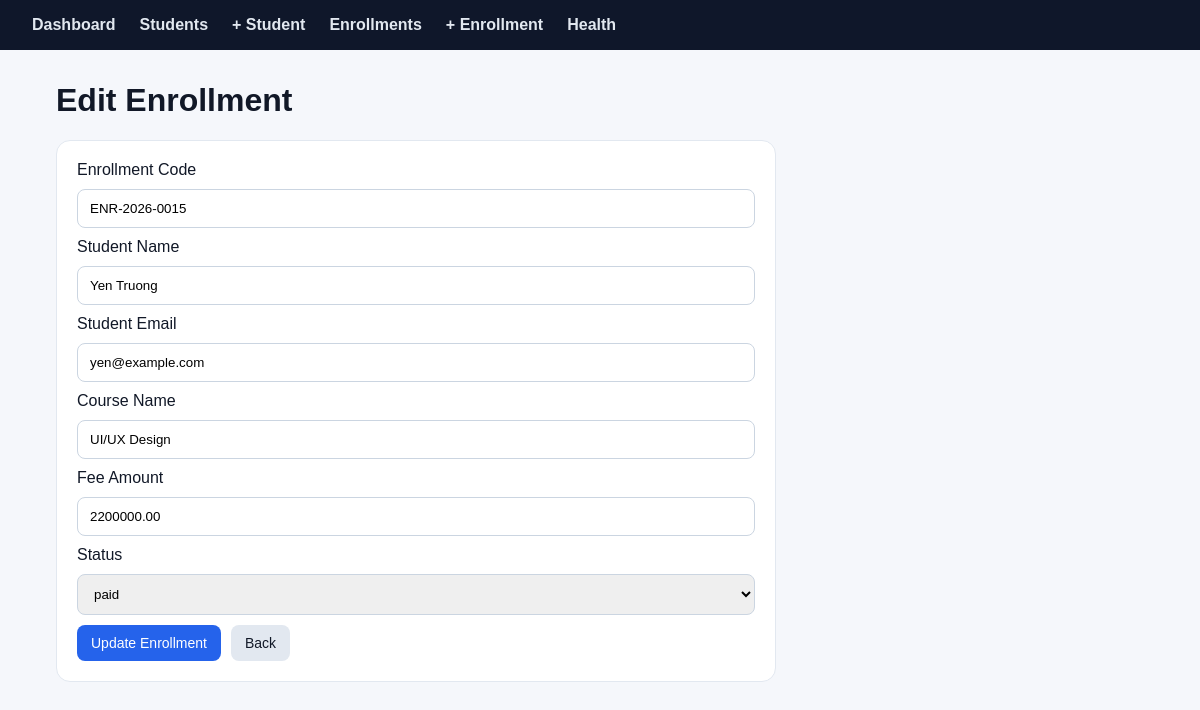
The page /enrollments/edit?id=15 on the database its author committed.
### tables this page shows
CREATE TABLE enrollments (
  id INT AUTO_INCREMENT PRIMARY KEY,
  enrollment_code VARCHAR(50) NOT NULL,
  student_name VARCHAR(100) NOT NULL,
  student_email VARCHAR(150),
  course_name VARCHAR(150) NOT NULL,
  fee_amount DECIMAL(12,2) NOT NULL DEFAULT 0,
  status VARCHAR(30) NOT NULL DEFAULT 'pending',
  created_at DATETIME NOT NULL DEFAULT CURRENT_TIMESTAMP,
  updated_at DATETIME NULL,
  deleted_at DATETIME NULL,
  UNIQUE KEY unique_enrollment_code (enrollment_code),
  INDEX idx_enrollments_created_at (created_at),
  INDEX idx_enrollments_status_created_at (status, created_at),
  INDEX idx_enrollments_student_email (student_email)
);

### app/Core/helpers.php (called while the page is built, shortened)
<?php
function e(?string $value): string
{
    return htmlspecialchars((string) $value, ENT_QUOTES, 'UTF-8');
}
function view(string $path, array $data = []): void
{
    extract($data);
    require __DIR__ . '/../Views/' . $path . '.php';
}

### app/Controllers/EnrollmentController.php (called while the page is built, shortened)
<?php
class EnrollmentController
{
    private function repository(): EnrollmentRepository
    {
        $config = require __DIR__ . '/../../config/database.php';
        $pdo = (new Database($config))->getConnection();
        return new EnrollmentRepository($pdo);
    }
    public function edit(): void
    {
        $id = (int) ($_GET['id'] ?? 0);
        $enrollment = $this->repository()->findById($id);
        $old = $enrollment;
        view('enrollments/edit', compact('enrollment', 'errors', 'old'));
    }
}

### public/index.php (called while the page is built, shortened)
<?php
require __DIR__ . '/../app/Core/helpers.php';
require __DIR__ . '/../app/Repositories/EnrollmentRepository.php';
require __DIR__ . '/../app/Controllers/EnrollmentController.php';
$router = new Router();
$router->get('/', [HomeController::class, 'index']);
$router->get('/health', [HealthController::class, 'index']);
$router->get('/students', [StudentController::class, 'index']);
$router->get('/students/create', [StudentController::class, 'create']);
$router->post('/students/store', [StudentController::class, 'store']);
$router->get('/students/edit', [StudentController::class, 'edit']);
$router->post('/students/update', [StudentController::class, 'update']);
$router->post('/students/delete', [StudentController::class, 'delete']);
$router->get('/enrollments', [EnrollmentController::class, 'index']);
$router->get('/enrollments/create', [EnrollmentController::class, 'create']);
$router->post('/enrollments/store', [EnrollmentController::class, 'store']);
$router->get('/enrollments/edit', [EnrollmentController::class, 'edit']);
$router->post('/enrollments/update', [EnrollmentController::class, 'update']);
$router->post('/enrollments/delete', [EnrollmentController::class, 'delete']);
$router->dispatch($_SERVER['REQUEST_METHOD'], $_SERVER['REQUEST_URI']);

### app/Repositories/EnrollmentRepository.php (called while the page is built, shortened)
<?php
class EnrollmentRepository
{
    public function findById(int $id): ?array
    {
        $stmt = $this->db->prepare("SELECT * FROM enrollments WHERE id = :id AND deleted_at IS NULL");
        $stmt->execute(['id' => $id]);
        return $stmt->fetch() ?: null;
    }
}

### app/Views/enrollments/edit.php (the view, shortened to what this page needs)
<h1>Edit Enrollment</h1>
<form method="post" action="/enrollments/update" class="card form-card">
    <label>Enrollment Code</label>
    <input type="text" name="enrollment_code" value="<?= e($old['enrollment_code'] ?? $enrollment['enrollment_code']) ?>">
    <label>Student Name</label>
    <input type="text" name="student_name" value="<?= e($old['student_name'] ?? $enrollment['student_name']) ?>">
    <label>Student Email</label>
    <input type="email" name="student_email" value="<?= e($old['student_email'] ?? $enrollment['student_email'] ?? '') ?>">
    <label>Course Name</label>
    <input type="text" name="course_name" value="<?= e($old['course_name'] ?? $enrollment['course_name']) ?>">
    <label>Fee Amount</label>
    <input type="number" name="fee_amount" value="<?= e($old['fee_amount'] ?? $enrollment['fee_amount']) ?>" min="0" step="0.01">
    <label>Status</label>
    <select name="status">
        <?php foreach (['pending', 'paid', 'cancelled'] as $status): ?>
            <option value="<?= e($status) ?>" <?= ($old['status'] ?? $enrollment['status']) === $status ? 'selected' : '' ?>>
                <?= e($status) ?>
            </option>
        <?php endforeach; ?>
    </select>
    <div style="display:flex;gap:10px">
        <button class="btn primary" type="submit">Update Enrollment</button>
        <a class="btn" href="/enrollments">Back</a>
    </div>
</form>
<?php $content = ob_get_clean(); $title = 'Edit Enrollment'; require __DIR__ . '/../layout.php'; ?>

### public/assets/style.css (style rules this page uses)
* { box-sizing: border-box; }
body { margin: 0; font-family: Arial, sans-serif; background: #f5f7fb; color: #111827; }
h1 { margin-top: 0; }
.card, .toolbar { background: white; border: 1px solid #e2e8f0; border-radius: 14px; padding: 20px; margin-bottom: 20px; }
input, select, textarea { width: 100%; padding: 11px 12px; border: 1px solid #cbd5e1; border-radius: 8px; font-family: inherit; }
.form-card { max-width: 720px; display: grid; gap: 10px; }
.btn, button { display: inline-block; padding: 10px 14px; border-radius: 8px; border: 0; text-decoration: none; cursor: pointer; background: #e2e8f0; color: #111827; font-size: 14px; }
.primary { background: #2563eb; color: white; }

### rows shown on the page
enrollments: enrollment_code "ENR-2026-0015", student_name "Yen Truong", student_email "yen@example.com", course_name "UI/UX Design", fee_amount "2200000.00"

### other values the page prints
form field status "paid"
